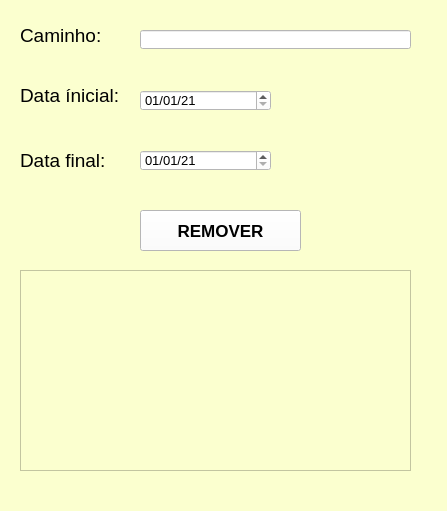
<?xml version="1.0" encoding="UTF-8"?>
<ui version="4.0">
 <class>MainWindow</class>
 <widget class="QMainWindow" name="MainWindow">
  <property name="geometry">
   <rect>
    <x>0</x>
    <y>0</y>
    <width>447</width>
    <height>511</height>
   </rect>
  </property>
  <property name="font">
   <font>
    <weight>50</weight>
    <bold>false</bold>
    <kerning>true</kerning>
   </font>
  </property>
  <property name="mouseTracking">
   <bool>false</bool>
  </property>
  <property name="tabletTracking">
   <bool>false</bool>
  </property>
  <property name="windowTitle">
   <string>Remover pasta</string>
  </property>
  <property name="windowIcon">
   <iconset>
    <normaloff>../pngwing.com.png</normaloff>../pngwing.com.png</iconset>
  </property>
  <property name="whatsThis">
   <string/>
  </property>
  <property name="accessibleName">
   <string/>
  </property>
  <property name="accessibleDescription">
   <string/>
  </property>
  <property name="layoutDirection">
   <enum>Qt::LeftToRight</enum>
  </property>
  <property name="styleSheet">
   <string notr="true">background-color: rgb(251, 255, 207);
</string>
  </property>
  <property name="windowFilePath">
   <string/>
  </property>
  <widget class="QWidget" name="centralwidget">
   <widget class="QLabel" name="label">
    <property name="geometry">
     <rect>
      <x>20</x>
      <y>70</y>
      <width>131</width>
      <height>51</height>
     </rect>
    </property>
    <property name="font">
     <font>
      <pointsize>14</pointsize>
      <weight>50</weight>
      <bold>false</bold>
     </font>
    </property>
    <property name="text">
     <string>Data ínicial:</string>
    </property>
   </widget>
   <widget class="QLabel" name="label_2">
    <property name="geometry">
     <rect>
      <x>20</x>
      <y>140</y>
      <width>131</width>
      <height>41</height>
     </rect>
    </property>
    <property name="font">
     <font>
      <pointsize>14</pointsize>
      <weight>50</weight>
      <bold>false</bold>
     </font>
    </property>
    <property name="text">
     <string>Data final:</string>
    </property>
   </widget>
   <widget class="QLabel" name="label_3">
    <property name="geometry">
     <rect>
      <x>20</x>
      <y>10</y>
      <width>131</width>
      <height>51</height>
     </rect>
    </property>
    <property name="font">
     <font>
      <pointsize>14</pointsize>
      <weight>50</weight>
      <italic>false</italic>
      <bold>false</bold>
      <underline>false</underline>
      <strikeout>false</strikeout>
     </font>
    </property>
    <property name="mouseTracking">
     <bool>false</bool>
    </property>
    <property name="tabletTracking">
     <bool>false</bool>
    </property>
    <property name="text">
     <string>Caminho:</string>
    </property>
    <property name="openExternalLinks">
     <bool>false</bool>
    </property>
   </widget>
   <widget class="QLineEdit" name="caminho">
    <property name="geometry">
     <rect>
      <x>140</x>
      <y>30</y>
      <width>271</width>
      <height>19</height>
     </rect>
    </property>
    <property name="font">
     <font>
      <pointsize>10</pointsize>
     </font>
    </property>
    <property name="styleSheet">
     <string notr="true">background-color: rgb(255, 255, 255);</string>
    </property>
    <property name="text">
     <string/>
    </property>
   </widget>
   <widget class="QPushButton" name="pushButton">
    <property name="geometry">
     <rect>
      <x>140</x>
      <y>210</y>
      <width>161</width>
      <height>41</height>
     </rect>
    </property>
    <property name="font">
     <font>
      <pointsize>13</pointsize>
      <weight>75</weight>
      <bold>true</bold>
     </font>
    </property>
    <property name="styleSheet">
     <string notr="true">background-color: rgb(255, 0, 0);
background-color: rgb(255, 255, 255);</string>
    </property>
    <property name="text">
     <string>REMOVER</string>
    </property>
   </widget>
   <widget class="QDateEdit" name="data_inicial">
    <property name="geometry">
     <rect>
      <x>140</x>
      <y>90</y>
      <width>131</width>
      <height>21</height>
     </rect>
    </property>
    <property name="font">
     <font>
      <pointsize>10</pointsize>
     </font>
    </property>
    <property name="toolTip">
     <string>&lt;html&gt;&lt;head/&gt;&lt;body&gt;&lt;p align=&quot;center&quot;&gt;&lt;br/&gt;&lt;/p&gt;&lt;/body&gt;&lt;/html&gt;</string>
    </property>
    <property name="styleSheet">
     <string notr="true">background-color: rgb(255, 255, 255);</string>
    </property>
    <property name="dateTime">
     <datetime>
      <hour>0</hour>
      <minute>0</minute>
      <second>0</second>
      <year>2021</year>
      <month>1</month>
      <day>1</day>
     </datetime>
    </property>
    <property name="displayFormat">
     <string>dd/MM/yy</string>
    </property>
    <property name="calendarPopup">
     <bool>false</bool>
    </property>
    <property name="timeSpec">
     <enum>Qt::LocalTime</enum>
    </property>
   </widget>
   <widget class="QDateEdit" name="data_final">
    <property name="geometry">
     <rect>
      <x>140</x>
      <y>150</y>
      <width>131</width>
      <height>21</height>
     </rect>
    </property>
    <property name="font">
     <font>
      <pointsize>10</pointsize>
     </font>
    </property>
    <property name="styleSheet">
     <string notr="true">background-color: rgb(255, 255, 255);</string>
    </property>
    <property name="dateTime">
     <datetime>
      <hour>0</hour>
      <minute>0</minute>
      <second>0</second>
      <year>2021</year>
      <month>1</month>
      <day>1</day>
     </datetime>
    </property>
    <property name="displayFormat">
     <string>dd/MM/yy</string>
    </property>
   </widget>
   <widget class="QTextEdit" name="processo1">
    <property name="geometry">
     <rect>
      <x>20</x>
      <y>270</y>
      <width>391</width>
      <height>201</height>
     </rect>
    </property>
    <property name="lineWidth">
     <number>0</number>
    </property>
    <property name="midLineWidth">
     <number>0</number>
    </property>
    <property name="autoFormatting">
     <set>QTextEdit::AutoAll</set>
    </property>
    <property name="lineWrapMode">
     <enum>QTextEdit::NoWrap</enum>
    </property>
    <property name="lineWrapColumnOrWidth">
     <number>0</number>
    </property>
    <property name="readOnly">
     <bool>true</bool>
    </property>
    <property name="html">
     <string>&lt;!DOCTYPE HTML PUBLIC &quot;-//W3C//DTD HTML 4.0//EN&quot; &quot;http://www.w3.org/TR/REC-html40/strict.dtd&quot;&gt;
&lt;html&gt;&lt;head&gt;&lt;meta name=&quot;qrichtext&quot; content=&quot;1&quot; /&gt;&lt;style type=&quot;text/css&quot;&gt;
p, li { white-space: pre-wrap; }
&lt;/style&gt;&lt;/head&gt;&lt;body style=&quot; font-family:'MS Shell Dlg 2'; font-size:8.25pt; font-weight:400; font-style:normal;&quot;&gt;
&lt;p style=&quot;-qt-paragraph-type:empty; margin-top:0px; margin-bottom:0px; margin-left:0px; margin-right:0px; -qt-block-indent:0; text-indent:0px;&quot;&gt;&lt;br /&gt;&lt;/p&gt;&lt;/body&gt;&lt;/html&gt;</string>
    </property>
    <property name="overwriteMode">
     <bool>false</bool>
    </property>
    <property name="acceptRichText">
     <bool>true</bool>
    </property>
    <property name="textInteractionFlags">
     <set>Qt::NoTextInteraction</set>
    </property>
   </widget>
  </widget>
  <widget class="QMenuBar" name="menubar">
   <property name="geometry">
    <rect>
     <x>0</x>
     <y>0</y>
     <width>447</width>
     <height>21</height>
    </rect>
   </property>
  </widget>
  <widget class="QStatusBar" name="statusbar"/>
 </widget>
 <resources/>
 <connections/>
</ui>
